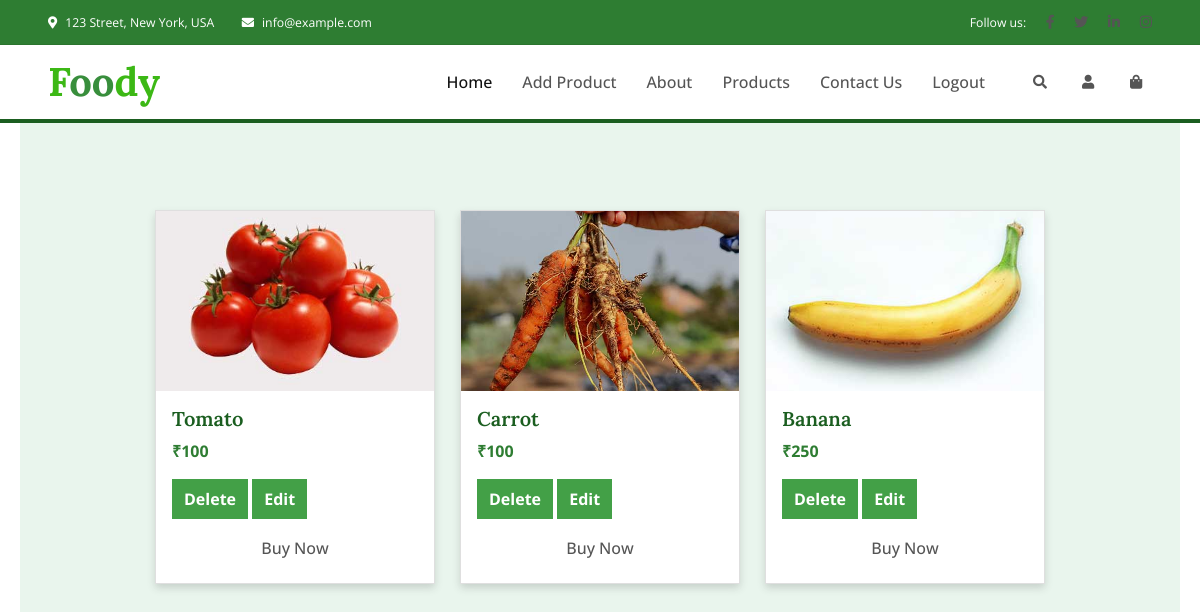
Screenshot of /farmer_home2 (signed in) with the database file from the repository.
### app/models.py (models this page shows, shortened)
class Product(models.Model):
    farmer_id=models.ForeignKey(Customuser,on_delete=models.CASCADE)
    product_name=models.CharField(max_length=100)
    product_category=models.CharField(max_length=100)
    product_image=models.ImageField()
    quantity=models.IntegerField()
    price=models.IntegerField()

### app/views.py (the view)
# urls.py: path('farmer_home2',views.farmer_home2,name='farmer_home2'),
def farmer_home2(request):
    products = Product.objects.filter(farmer_id=request.user.id)
    return render(request, "farmer_home2.html", {"products": products})

### templates/farmer_home2.html (shortened to what this page needs)
<!DOCTYPE html>
{% load static %}
<html lang="en">
<head>
    <link href="https://cdnjs.cloudflare.com/ajax/libs/font-awesome/5.10.0/css/all.min.css" rel="stylesheet">
    <link href="https://cdn.jsdelivr.net/npm/bootstrap-icons@1.4.1/font/bootstrap-icons.css" rel="stylesheet">
    <link href="{% static 'lib/animate/animate.min.css' %}" rel="stylesheet">
    <link href="{% static 'lib/owlcarousel/assets/owl.carousel.min.css' %}" rel="stylesheet">
    <link href="{% static 'css/bootstrap.min.css' %}" rel="stylesheet">
    <link href="{% static 'css/style.css' %}" rel="stylesheet">
</head>
<body>
<div class="overlay">
    <div class="container-fluid fixed-top px-0">
        <div class="top-bar row gx-0 align-items-center d-none d-lg-flex">
            <div class="col-lg-6 px-5 text-start">
                <small><i class="fa fa-map-marker-alt me-2"></i>123 Street, New York, USA</small>
                <small class="ms-4"><i class="fa fa-envelope me-2"></i>info@example.com</small>
            </div>
            <div class="col-lg-6 px-5 text-end">
                <small>Follow us:</small>
                <a class="text-body ms-3" href=""><i class="fab fa-facebook-f"></i></a>
                <a class="text-body ms-3" href=""><i class="fab fa-twitter"></i></a>
                <a class="text-body ms-3" href=""><i class="fab fa-linkedin-in"></i></a>
                <a class="text-body ms-3" href=""><i class="fab fa-instagram"></i></a>
            </div>
        </div>
        <nav class="navbar navbar-expand-lg navbar-light py-lg-0 px-lg-5">
            <a href="{% url 'index' %}" class="navbar-brand ms-4 ms-lg-0">
                <h1 class="fw-bold text-primary m-0">F<span class="text-secondary">oo</span>dy</h1>
            </a>
            <div class="collapse navbar-collapse" id="navbarCollapse">
                <div class="navbar-nav ms-auto p-4 p-lg-0">
                    <a href="" class="nav-item nav-link active">Home</a>
                    <a href="{% url 'addproduct' %}" class="nav-item nav-link">Add Product</a>
                    <a href="{% url 'about' %}" class="nav-item nav-link">About</a>
                    <a href="{% url 'product' %}" class="nav-item nav-link">Products</a>
                    <a href="{% url 'contact' %}" class="nav-item nav-link">Contact Us</a>
                    <a href="{% url 'logout' %}" class="nav-item nav-link">Logout</a>
                </div>
                <div class="d-none d-lg-flex ms-2">
                    <a class="btn-sm-square bg-white rounded-circle ms-3" href="">
                        <small class="fa fa-search text-body"></small>
                    </a>
                    <a class="btn-sm-square bg-white rounded-circle ms-3" href="{% url 'profile' %}">
                        <small class="fa fa-user text-body"></small>
                    </a>
                    <a class="btn-sm-square bg-white rounded-circle ms-3" href="">
                        <small class="fa fa-shopping-bag text-body"></small>
                    </a>
                </div>
            </div>
        </nav>
    </div>
    <div class="page-content">
        <div class="card-container">
            {% for i in products %}
            <div class="card">
                <img src="{{ i.product_image.url }}" alt="Product Image">
                <div class="card-body">
                    <h3>{{ i.product_name }}</h3>
                    <div class="price">₹{{ i.price }}</div>
                    <button><a href="{% url 'delete' i.id %}" style="color:white; text-decoration:none;">Delete</a></button>
                    <button><a href="{% url 'edit' i.id %}" style="color:white; text-decoration:none;">Edit</a></button>
                    <a href="#" class="btn">Buy Now</a>
                </div>
            </div>
            {% endfor %}
        </div>
    </div>
</div>
</body>
</html>

### static/css/style.css (style rules this page uses)
:root { --primary: #3CB815; --secondary: #F65005; --light: #F7F8FC; --dark: #111111; }
.btn { font-weight: 500; transition: .5s; }
.btn-sm-square { width: 32px; height: 32px; }
.btn-square, .btn-sm-square, .btn-lg-square { padding: 0; display: flex; align-items: center; justify-content: center; font-weight: normal; }
.fixed-top { transition: .5s; }
.top-bar { height: 45px; border-bottom: 1px solid rgba(0, 0, 0, .07); }
.navbar .navbar-nav .nav-link { padding: 25px 15px; color: #555555; font-weight: 500; outline: none; }
.navbar .navbar-nav .nav-link:hover, .navbar .navbar-nav .nav-link.active { color: var(--dark); }

### rows the page displays
Product: product_image (picture), product_name "Tomato", price "100"
Product: product_image (picture), product_name "Carrot", price "100"
Product: product_image (picture), product_name "Banana", price "250"
